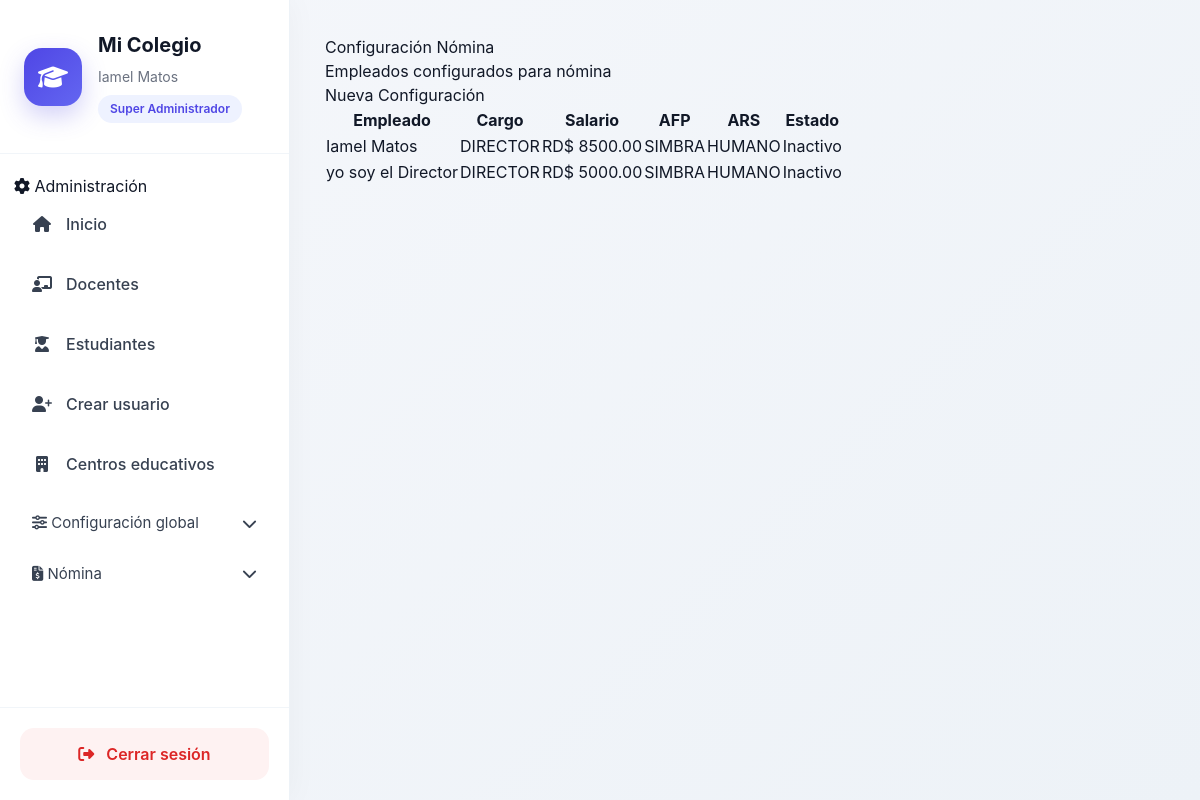
/nomina/configuracion/ (signed in), run on the app's committed database.
### usuarios/models.py (models this page shows, shortened)
class Usuario(AbstractBaseUser, PermissionsMixin):
    ROLES = (
        ('superadmin', 'Super Administrador'),
        ('admin', 'Administrador'),
        ('secretaria', 'Secretaria'),
        ('docente', 'Docente'),
        ('estudiante', 'Estudiante'),
        ('director', 'Director'),
    )
    username = models.CharField(max_length=100, unique=True)
    email = models.EmailField(unique=True)
    first_name = models.CharField("Nombres", max_length=150)
    last_name = models.CharField("Apellidos", max_length=150)
    rol = models.CharField(
        max_length=20,
        choices=ROLES,
    )
    is_active = models.BooleanField(default=True)
    is_staff = models.BooleanField(default=False)
    fecha_creacion = models.DateTimeField(auto_now_add=True)
    objects = UsuarioManager()
    USERNAME_FIELD = "username"
    REQUIRED_FIELDS = ["email", "first_name", "last_name"]
    def get_full_name(self):
        return f"{self.first_name} {self.last_name}".strip()

### nomina/models.py (models this page shows, shortened)
class ConfiguracionNomina(models.Model):
    TIPOS_PAGO = (
        ('mensual', 'Mensual'),
        ('quincenal', 'Quincenal'),
        ('semanal', 'Semanal'),
    )
    usuario = models.OneToOneField(
        Usuario,
        on_delete=models.CASCADE,
        related_name='configuracion_nomina'
    )
    centro = models.ForeignKey(
        CentroEducativo,
        on_delete=models.CASCADE
    )
    cargo = models.ForeignKey(
        Cargo,
        on_delete=models.SET_NULL,
        null=True,
        blank=True
    )
    salario_base = models.DecimalField(
        max_digits=10,
        decimal_places=2,
        default=0
    )
    afp = models.ForeignKey(
        AFP,
        on_delete=models.SET_NULL,
        null=True,
        blank=True
    )
    ars = models.ForeignKey(
        ARS,
        on_delete=models.SET_NULL,
        null=True,
        blank=True
    )
    tipo_pago = models.CharField(
        max_length=20,
        choices=TIPOS_PAGO,
        default='mensual'
    )
    activo_nomina = models.BooleanField(
        default=True
    )
    cuenta_bancaria = models.CharField(
        max_length=100,
        blank=True,
        null=True
    )
    fecha_ingreso = models.DateField(
        blank=True,
        null=True
    )
    fecha_creacion = models.DateTimeField(
        auto_now_add=True
    )
    updated_at = models.DateTimeField(
        auto_now=True
    )
    class Meta:
        ordering = ['usuario']

class Cargo(models.Model):
    nombre = models.CharField(
        max_length=150,
        unique=True
    )
    descripcion = models.TextField(
        blank=True
    )
    activo = models.BooleanField(
        default=True
    )
    fecha_creacion = models.DateTimeField(
        auto_now_add=True
    )
    class Meta:
        ordering = ['nombre']
    def __str__(self):
        return self.nombre

class AFP(models.Model):
    nombre = models.CharField(
        max_length=150,
        unique=True
    )
    porcentaje_empleado = models.DecimalField(
        max_digits=5,
        decimal_places=2,
        default=2.87
    )
    porcentaje_empresa = models.DecimalField(
        max_digits=5,
        decimal_places=2,
        default=7.10
    )
    activo = models.BooleanField(
        default=True
    )
    def __str__(self):
        return self.nombre

class ARS(models.Model):
    nombre = models.CharField(
        max_length=150,
        unique=True
    )
    porcentaje_empleado = models.DecimalField(
        max_digits=5,
        decimal_places=2,
        default=3.04
    )
    porcentaje_empresa = models.DecimalField(
        max_digits=5,
        decimal_places=2,
        default=7.09
    )
    activo = models.BooleanField(
        default=True
    )
    def __str__(self):
        return self.nombre

### nomina/views.py (the view)
@login_required
@role_required('director', 'admin', 'superadmin')
def configuracion_nomina_list(request):
    centro_id = request.session.get('centro_id')
    empleados = ConfiguracionNomina.objects.filter(
        centro_id=centro_id
    ).select_related(
        'usuario',
        'cargo',
        'afp',
        'ars'
    ).order_by(
        'usuario__first_name'
    )
    return render(
        request,
        'nomina/configuracion_nomina_list.html',
        {
            'empleados': empleados
        }
    )

### core/context_processors.py (called while the page is built)
def configuracion_centro(request):
    centro_id = request.session.get('centro_id')
    configuracion = None
    if centro_id:
        try:
            configuracion = ConfiguracionCentro.objects.get(
                centro_id=centro_id
            )
        except ConfiguracionCentro.DoesNotExist:
            pass
    return {
        'configuracion': configuracion
    }

### nomina/templates/nomina/configuracion_nomina_list.html
{% extends 'home.html' %}
{% block content %}
<div class="page-header">
    <div>
        <h1 class="page-title">
            Configuración Nómina
        </h1>
        <p class="page-subtitle">
            Empleados configurados para nómina
        </p>
    </div>
    <a href="{% url 'nomina:configuracion_nomina_create' %}" class="btn-primary">
        Nueva Configuración
    </a>
</div>
<div class="table-card">
    <table class="custom-table">
        <thead>
            <tr>
                <th>Empleado</th>
                <th>Cargo</th>
                <th>Salario</th>
                <th>AFP</th>
                <th>ARS</th>
                <th>Estado</th>
            </tr>
        </thead>
        <tbody>
            {% for emp in empleados %}
            <tr>
                <td>
                    {{ emp.usuario.get_full_name }}
                </td>
                <td>
                    {{ emp.cargo }}
                </td>
                <td>
                    RD$ {{ emp.salario_base }}
                </td>
                <td>
                    {{ emp.afp }}
                </td>
                <td>
                    {{ emp.ars }}
                </td>
                <td>
                    {% if emp.activo %}
                        <span class="badge-success">
                            Activo
                        </span>
                    {% else %}
                        <span class="badge-danger">
                            Inactivo
                        </span>
                    {% endif %}
                </td>
            </tr>
            {% endfor %}
        </tbody>
    </table>
</div>
{% endblock %}

### core/templates/home.html (shortened to what this page needs)
<!DOCTYPE html>
<html lang="es">
  {% load static %}
  <head>
    <script src="https://cdn.tailwindcss.com"></script>
    <link rel="stylesheet" href="https://cdnjs.cloudflare.com/ajax/libs/font-awesome/6.5.0/css/all.min.css" />
    <link rel="stylesheet" href="{% static 'css/dashboard.css' %}" />
  </head>
  <body class="dashboard-body">
    <div class="dashboard-layout">
      <aside class="sidebar">
        <div class="sidebar-header">
          <div class="sidebar-logo">
            <i class="fas fa-graduation-cap"></i>
          </div>
          <div>
            <h1 class="sidebar-title">Mi Colegio</h1>
            <p class="sidebar-user">{{ request.user.get_full_name }}</p>
            <span class="sidebar-role">{{ request.user.get_rol_display }}</span>
          </div>
        </div>
        <nav class="sidebar-nav">
          {% if request.user.is_authenticated %}
            {% if request.user.rol == 'admin' or request.user.rol == 'superadmin' or request.user.is_superuser %}
              <div class="sidebar-section">
                <span>
                  <i class="fas fa-cog"></i>
                  Administración
                </span>
              </div>
              <a href="{% url 'core:home' %}" class="sidebar-link">
                <i class="fas fa-home"></i>
                <span>Inicio</span>
              </a>
              <a href="{% url 'docente_list' %}" class="sidebar-link">
                <i class="fas fa-chalkboard-teacher"></i>
                <span>Docentes</span>
              </a>
              <a href="{% url 'estudiante_list' %}" class="sidebar-link">
                <i class="fas fa-user-graduate"></i>
                <span>Estudiantes</span>
              </a>
              <a href="{% url 'usuarios:crear_miembro' %}" class="sidebar-link">
                <i class="fas fa-user-plus"></i>
                <span>Crear usuario</span>
              </a>
              <a href="{% url 'core:centro_list' %}" class="sidebar-link">
                <i class="fas fa-building"></i>
                <span>Centros educativos</span>
              </a>
              <button type="button" onclick="toggleMenu('menu-configuracion')" class="menu-toggle">
                <div>
                  <i class="fas fa-sliders"></i>
                  <span>Configuración global</span>
                </div>
                <i class="fas fa-chevron-down"></i>
              </button>
            {% endif %}
{% if configuracion and configuracion.modulo_nomina %}
<button type="button"
        onclick="toggleMenu('menu-nomina')"
        class="menu-toggle">
    <div>
        <i class="fas fa-file-invoice-dollar"></i>
        <span>Nómina</span>
    </div>
    <i class="fas fa-chevron-down"></i>
</button>
{% endif %}
          {% endif %}
        </nav>
        <div class="sidebar-footer">
          <a href="{% url 'usuarios:logout' %}" class="logout-btn">
            <i class="fas fa-sign-out-alt"></i>
            <span>Cerrar sesión</span>
          </a>
        </div>
      </aside>
      <main class="main-content">
        {% block content %}
        {% endblock %}
      </main>
    </div>
  </body>
</html>

### static/css/dashboard.css (style rules this page uses)
body.dashboard-body { margin: 0; background: linear-gradient( 135deg, #f5f7fb, #edf2f7 ); font-family: "Inter", sans-serif; color: #111827; }
.dashboard-layout { display: flex; min-height: 100vh; }
.sidebar { width: 290px; background: #ffffff; border-right: 1px solid #edf2f7; display: flex; flex-direction: column; justify-content: space-between; box-shadow: 0 0 30px rgba(0,0,0,.04); }
.sidebar-header { padding: 30px 24px; border-bottom: 1px solid #f1f5f9; display: flex; gap: 16px; align-items: center; }
.sidebar-logo { width: 58px; height: 58px; border-radius: 18px; background: linear-gradient( 135deg, #4f46e5, #6366f1 ); display: flex; align-items: center; justify-content: center; color: white; font-size: 24px; box-shadow: 0 10px 25px rgba(79,70,229,.25); }
.sidebar-title { font-size: 20px; font-weight: 700; margin: 0; }
.sidebar-user { margin-top: 6px; font-size: 14px; color: #6b7280; }
.sidebar-role { display: inline-block; margin-top: 8px; background: #eef2ff; color: #4f46e5; padding: 5px 12px; border-radius: 999px; font-size: 12px; font-weight: 600; }
.sidebar-nav { padding: 20px 14px; flex: 1; overflow-y: auto; }
.sidebar-link { display: flex; align-items: center; gap: 14px; padding: 14px 18px; border-radius: 14px; text-decoration: none; color: #374151; margin-bottom: 8px; transition: all .25s ease; font-weight: 500; }
.sidebar-link i { width: 20px; text-align: center; }
.menu-toggle { width: 100%; border: none; background: transparent; display: flex; justify-content: space-between; align-items: center; padding: 14px 18px; border-radius: 14px; cursor: pointer; color: #374151; font-size: 15px; transition: all .25s ease; }
.sidebar-footer { padding: 20px; border-top: 1px solid #f1f5f9; }
.logout-btn { display: flex; align-items: center; justify-content: center; gap: 12px; background: #fef2f2; color: #dc2626; text-decoration: none; padding: 14px; border-radius: 14px; font-weight: 600; transition: all .25s ease; }
.main-content { flex: 1; padding: 35px; overflow-y: auto; }

### data on the page
Usuario: user.get_full_name "Iamel Matos", user.rol "Super Administrador"
ConfiguracionNomina: usuario.get_full_name "Iamel Matos", cargo "DIRECTOR", salario_base "8500.00", afp "SIMBRA", ars "HUMANO"
ConfiguracionNomina: usuario.get_full_name "yo soy el Director", cargo "DIRECTOR", salario_base "5000.00", afp "SIMBRA", ars "HUMANO"
